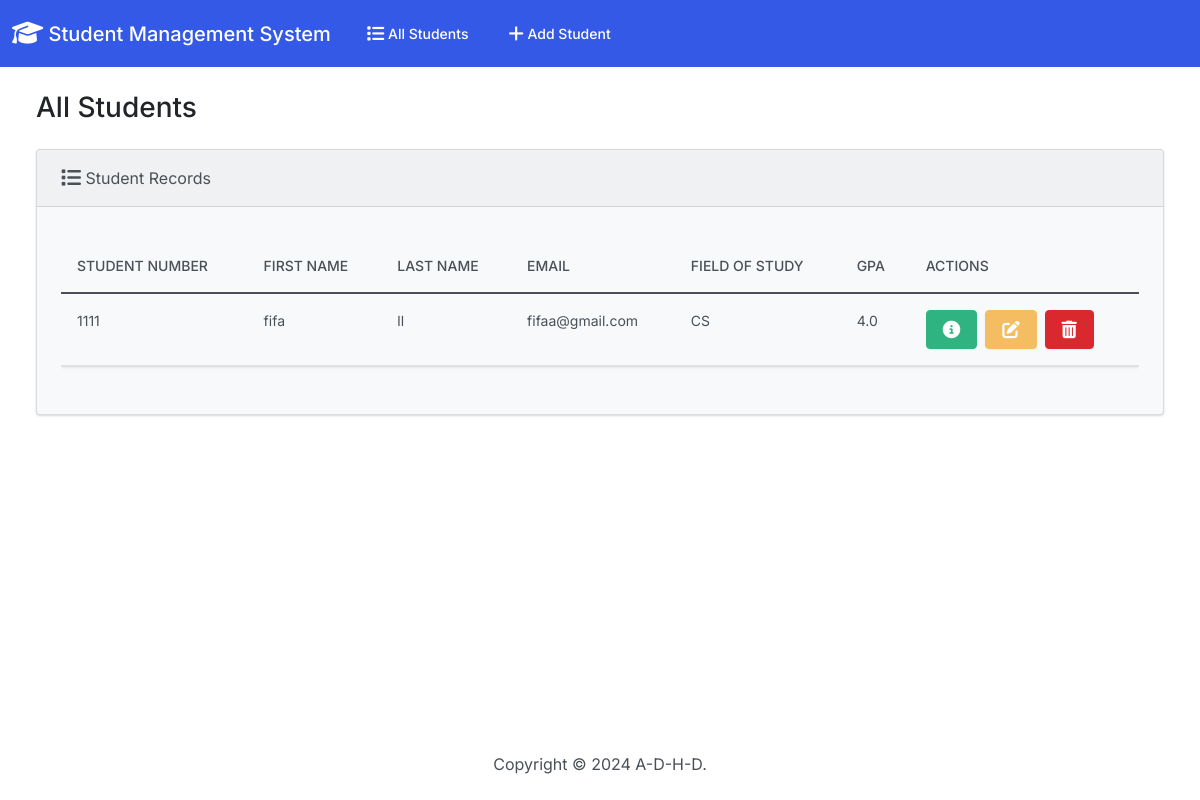
The app's page /, older data.
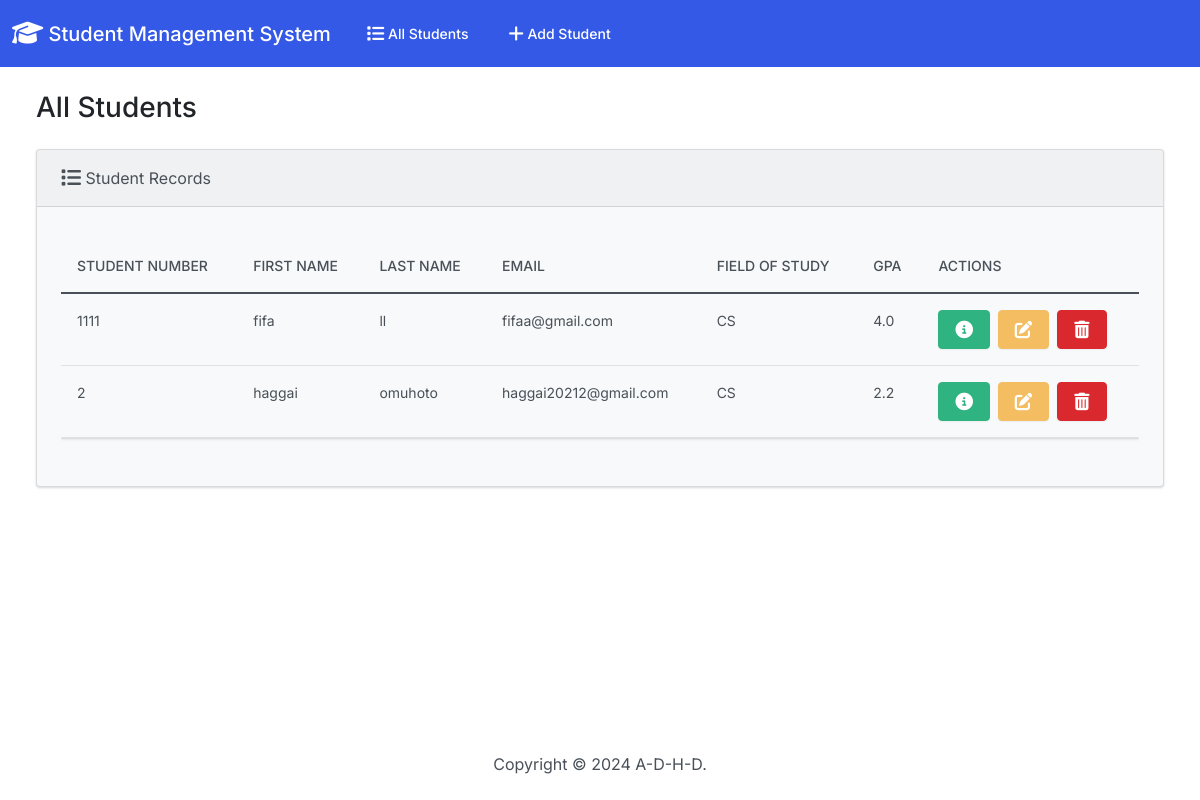
The same page, newer data.
### students/models.py (models this page shows, shortened)
class Student(models.Model):
    student_number = models.IntegerField()
    first_name = models.CharField(max_length = 100)
    last_name =  models.CharField(max_length = 100)
    email = models.EmailField(max_length = 40)
    field_of_study = models.CharField(max_length = 50)
    gpa = models.FloatField()

### students/views.py (the view)
# urls.py: path('', views.index, name= 'index'),
def index(request):
  return render(request, 'students/index.html', {
    'students': Student.objects.all()
  })

### students/templates/students/index.html (shortened to what this page needs)
{% extends "students/base.html" %}
{% block body %}
<h3 class="m-4">All Students</h3>
<div class="row">
    <div class="col-12">
        {% if students %}
        <div class="card bg-light ms-4 me-4 mb-4">
            <div class="card-header">
                <i class="fa-solid fa-list fa-lg"></i> Student Records
            </div>
            <div class="card-body">
                <p class="card-text">
                <div class="table-responsive">
                    <table class="table table-hover">
                        <thead>
                            <tr>
                                <th scope="col">Student Number</th>
                                <th scope="col">First Name</th>
                                <th scope="col">Last Name</th>
                                <th scope="col">Email</th>
                                <th scope="col">Field of Study</th>
                                <th scope="col">GPA</th>
                                <th scope="col">Actions</th>
                            </tr>
                        </thead>
                        <tbody>
                            {% for student in students %}
                            <tr>
                                <td>{{ student.student_number }}</td>
                                <td>{{ student.first_name }}</td>
                                <td>{{ student.last_name }}</td>
                                <td>{{ student.email }}</td>
                                <td>{{ student.field_of_study }}</td>
                                <td>{{ student.gpa }}</td>
                                <td>
                                    <button type="button" class="btn btn-success me-1"
                                        href="{% url 'view_student' student.id %}" data-bs-toggle="modal"
                                        data-bs-target="#myModal{{student.id}}">
                                    </button>
                                    <a class="btn btn-warning me-1" href="{% url 'edit' student.id %}">
                                    </a>
                                    <button type="button" class="btn btn-danger" data-bs-toggle="modal"
                                        data-bs-target="#delete{{student.id}}">
                                    </button>
                                </td>
                            </tr>
                            {% endfor %}
                        </tbody>
                    </table>
                </div>
                </p>
            </div>
        </div>
        {% else %}
        <h5 class="alert alert-primary ms-4 me-4">No Student Records</h5>
        {% endif %}
    </div>
</div>
{% endblock %}

Row changes from the older to the newer data that the page shows:
added Student: student_number "2", first_name "haggai", last_name "omuhoto", email "haggai20212@gmail.com", field_of_study "CS", gpa "2.2"
